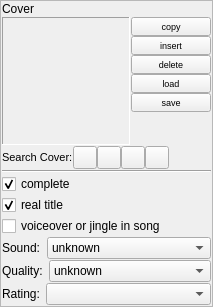
         <widget class="QFrame" name="frameOptions">
          <property name="maximumSize">
           <size>
            <width>220</width>
            <height>16777215</height>
           </size>
          </property>
          <property name="frameShape">
           <enum>QFrame::StyledPanel</enum>
          </property>
          <layout class="QVBoxLayout">
           <property name="spacing">
            <number>1</number>
           </property>
           <property name="margin">
            <number>1</number>
           </property>
           <item>
            <widget class="QLabel" name="label_21">
             <property name="text">
              <string>Cover</string>
             </property>
            </widget>
           </item>
           <item>
            <layout class="QHBoxLayout" name="horizontalLayout_3">
             <property name="topMargin">
              <number>0</number>
             </property>
             <item>
              <widget class="QLabel" name="cover">
               <property name="minimumSize">
                <size>
                 <width>128</width>
                 <height>128</height>
                </size>
               </property>
               <property name="maximumSize">
                <size>
                 <width>128</width>
                 <height>128</height>
                </size>
               </property>
               <property name="acceptDrops">
                <bool>true</bool>
               </property>
               <property name="frameShape">
                <enum>QFrame::Panel</enum>
               </property>
               <property name="frameShadow">
                <enum>QFrame::Sunken</enum>
               </property>
               <property name="text">
                <string/>
               </property>
               <property name="scaledContents">
                <bool>true</bool>
               </property>
               <property name="alignment">
                <set>Qt::AlignCenter</set>
               </property>
               <property name="margin">
                <number>0</number>
               </property>
              </widget>
             </item>
             <item>
              <layout class="QVBoxLayout" name="verticalLayout_3">
               <property name="spacing">
                <number>0</number>
               </property>
               <property name="leftMargin">
                <number>0</number>
               </property>
               <property name="topMargin">
                <number>0</number>
               </property>
               <item>
                <widget class="QPushButton" name="coverCopyButton">
                 <property name="maximumSize">
                  <size>
                   <width>16777215</width>
                   <height>20</height>
                  </size>
                 </property>
                 <property name="font">
                  <font>
                   <pointsize>7</pointsize>
                  </font>
                 </property>
                 <property name="text">
                  <string>copy</string>
                 </property>
                 <property name="icon">
                  <iconset resource="../../resources.qrc">
                   <normaloff>:/icons/resources/edit-copy.png</normaloff>:/icons/resources/edit-copy.png</iconset>
                 </property>
                 <property name="iconSize">
                  <size>
                   <width>16</width>
                   <height>16</height>
                  </size>
                 </property>
                 <property name="flat">
                  <bool>false</bool>
                 </property>
                </widget>
               </item>
               <item>
                <widget class="QPushButton" name="coverInsertButton">
                 <property name="maximumSize">
                  <size>
                   <width>16777215</width>
                   <height>20</height>
                  </size>
                 </property>
                 <property name="font">
                  <font>
                   <pointsize>7</pointsize>
                  </font>
                 </property>
                 <property name="text">
                  <string>insert</string>
                 </property>
                 <property name="icon">
                  <iconset resource="../../resources.qrc">
                   <normaloff>:/icons/resources/edit-paste.png</normaloff>:/icons/resources/edit-paste.png</iconset>
                 </property>
                 <property name="iconSize">
                  <size>
                   <width>16</width>
                   <height>16</height>
                  </size>
                 </property>
                 <property name="flat">
                  <bool>false</bool>
                 </property>
                </widget>
               </item>
               <item>
                <widget class="QPushButton" name="coverDeleteButton">
                 <property name="maximumSize">
                  <size>
                   <width>16777215</width>
                   <height>20</height>
                  </size>
                 </property>
                 <property name="font">
                  <font>
                   <pointsize>7</pointsize>
                  </font>
                 </property>
                 <property name="text">
                  <string>delete</string>
                 </property>
                 <property name="icon">
                  <iconset resource="../../resources.qrc">
                   <normaloff>:/icons/resources/edit-delete.png</normaloff>:/icons/resources/edit-delete.png</iconset>
                 </property>
                 <property name="iconSize">
                  <size>
                   <width>16</width>
                   <height>16</height>
                  </size>
                 </property>
                 <property name="flat">
                  <bool>false</bool>
                 </property>
                </widget>
               </item>
               <item>
                <widget class="QPushButton" name="coverLoadButton">
                 <property name="enabled">
                  <bool>true</bool>
                 </property>
                 <property name="maximumSize">
                  <size>
                   <width>16777215</width>
                   <height>20</height>
                  </size>
                 </property>
                 <property name="font">
                  <font>
                   <pointsize>7</pointsize>
                  </font>
                 </property>
                 <property name="text">
                  <string>load</string>
                 </property>
                 <property name="icon">
                  <iconset resource="../../resources.qrc">
                   <normaloff>:/icons/resources/fileopen.png</normaloff>:/icons/resources/fileopen.png</iconset>
                 </property>
                 <property name="iconSize">
                  <size>
                   <width>16</width>
                   <height>16</height>
                  </size>
                 </property>
                 <property name="flat">
                  <bool>false</bool>
                 </property>
                </widget>
               </item>
               <item>
                <widget class="QPushButton" name="coverSaveButton">
                 <property name="enabled">
                  <bool>true</bool>
                 </property>
                 <property name="maximumSize">
                  <size>
                   <width>16777215</width>
                   <height>20</height>
                  </size>
                 </property>
                 <property name="font">
                  <font>
                   <pointsize>7</pointsize>
                  </font>
                 </property>
                 <property name="text">
                  <string>save</string>
                 </property>
                 <property name="icon">
                  <iconset resource="../../resources.qrc">
                   <normaloff>:/icons/resources/filesave.png</normaloff>:/icons/resources/filesave.png</iconset>
                 </property>
                 <property name="iconSize">
                  <size>
                   <width>16</width>
                   <height>16</height>
                  </size>
                 </property>
                 <property name="flat">
                  <bool>false</bool>
                 </property>
                </widget>
               </item>
               <item>
                <spacer name="verticalSpacer_3">
                 <property name="orientation">
                  <enum>Qt::Vertical</enum>
                 </property>
                 <property name="sizeHint" stdset="0">
                  <size>
                   <width>20</width>
                   <height>0</height>
                  </size>
                 </property>
                </spacer>
               </item>
              </layout>
             </item>
            </layout>
           </item>
           <item>
            <layout class="QHBoxLayout" name="horizontalLayout_2">
             <property name="spacing">
              <number>0</number>
             </property>
             <property name="topMargin">
              <number>0</number>
             </property>
             <item>
              <widget class="QLabel" name="label_22">
               <property name="font">
                <font>
                 <pointsize>8</pointsize>
                </font>
               </property>
               <property name="text">
                <string>Search Cover:</string>
               </property>
              </widget>
             </item>
             <item>
              <widget class="QToolButton" name="coverSearchGoogle">
               <property name="text">
                <string/>
               </property>
               <property name="icon">
                <iconset resource="../../resources.qrc">
                 <normaloff>:/icons/resources/logo_google16x16.png</normaloff>:/icons/resources/logo_google16x16.png</iconset>
               </property>
               <property name="iconSize">
                <size>
                 <width>16</width>
                 <height>16</height>
                </size>
               </property>
              </widget>
             </item>
             <item>
              <widget class="QToolButton" name="coverSearchBeatport">
               <property name="text">
                <string/>
               </property>
               <property name="icon">
                <iconset resource="../../resources.qrc">
                 <normaloff>:/icons/resources/logo_beatport16x16.png</normaloff>:/icons/resources/logo_beatport16x16.png</iconset>
               </property>
               <property name="iconSize">
                <size>
                 <width>16</width>
                 <height>16</height>
                </size>
               </property>
              </widget>
             </item>
             <item>
              <widget class="QToolButton" name="coverSearchSoundcloud">
               <property name="text">
                <string/>
               </property>
               <property name="icon">
                <iconset resource="../../resources.qrc">
                 <normaloff>:/icons/resources/soundcloud.png</normaloff>:/icons/resources/soundcloud.png</iconset>
               </property>
               <property name="iconSize">
                <size>
                 <width>16</width>
                 <height>16</height>
                </size>
               </property>
              </widget>
             </item>
             <item>
              <widget class="QToolButton" name="coverSearchAmazon">
               <property name="text">
                <string/>
               </property>
               <property name="icon">
                <iconset resource="../../resources.qrc">
                 <normaloff>:/icons/resources/logo_amazon16x16.png</normaloff>:/icons/resources/logo_amazon16x16.png</iconset>
               </property>
               <property name="iconSize">
                <size>
                 <width>16</width>
                 <height>16</height>
                </size>
               </property>
              </widget>
             </item>
             <item>
              <spacer name="horizontalSpacer_5">
               <property name="orientation">
                <enum>Qt::Horizontal</enum>
               </property>
               <property name="sizeHint" stdset="0">
                <size>
                 <width>5</width>
                 <height>20</height>
                </size>
               </property>
              </spacer>
             </item>
            </layout>
           </item>
           <item>
            <widget class="Line" name="line">
             <property name="orientation">
              <enum>Qt::Horizontal</enum>
             </property>
            </widget>
           </item>
           <item>
            <widget class="QCheckBox" name="complete">
             <property name="sizePolicy">
              <sizepolicy hsizetype="Maximum" vsizetype="Fixed">
               <horstretch>0</horstretch>
               <verstretch>0</verstretch>
              </sizepolicy>
             </property>
             <property name="text">
              <string>complete</string>
             </property>
             <property name="checked">
              <bool>true</bool>
             </property>
            </widget>
           </item>
           <item>
            <widget class="QCheckBox" name="realTitle">
             <property name="sizePolicy">
              <sizepolicy hsizetype="Maximum" vsizetype="Fixed">
               <horstretch>0</horstretch>
               <verstretch>0</verstretch>
              </sizepolicy>
             </property>
             <property name="text">
              <string>real title</string>
             </property>
             <property name="checked">
              <bool>true</bool>
             </property>
            </widget>
           </item>
           <item>
            <widget class="QCheckBox" name="interrupted">
             <property name="text">
              <string>voiceover or jingle in song</string>
             </property>
            </widget>
           </item>
           <item>
            <layout class="QHBoxLayout">
             <property name="spacing">
              <number>6</number>
             </property>
             <property name="margin">
              <number>0</number>
             </property>
             <item>
              <widget class="QLabel" name="label_45">
               <property name="sizePolicy">
                <sizepolicy hsizetype="Maximum" vsizetype="Minimum">
                 <horstretch>0</horstretch>
                 <verstretch>0</verstretch>
                </sizepolicy>
               </property>
               <property name="text">
                <string>Sound:</string>
               </property>
              </widget>
             </item>
             <item>
              <widget class="QComboBox" name="channels">
               <property name="sizePolicy">
                <sizepolicy hsizetype="Expanding" vsizetype="Fixed">
                 <horstretch>0</horstretch>
                 <verstretch>0</verstretch>
                </sizepolicy>
               </property>
               <property name="currentIndex">
                <number>0</number>
               </property>
               <property name="iconSize">
                <size>
                 <width>60</width>
                 <height>15</height>
                </size>
               </property>
               <property name="frame">
                <bool>true</bool>
               </property>
               <item>
                <property name="text">
                 <string>unknown</string>
                </property>
                <property name="icon">
                 <iconset resource="../../resources.qrc">
                  <normaloff>:/channels/resources/sound-unknown.png</normaloff>:/channels/resources/sound-unknown.png</iconset>
                </property>
               </item>
               <item>
                <property name="text">
                 <string>Mono</string>
                </property>
                <property name="icon">
                 <iconset resource="../../resources.qrc">
                  <normaloff>:/channels/resources/sound-mono.png</normaloff>:/channels/resources/sound-mono.png</iconset>
                </property>
               </item>
               <item>
                <property name="text">
                 <string>Stereo</string>
                </property>
                <property name="icon">
                 <iconset resource="../../resources.qrc">
                  <normaloff>:/channels/resources/sound-stereo.png</normaloff>:/channels/resources/sound-stereo.png</iconset>
                </property>
               </item>
               <item>
                <property name="text">
                 <string>Dolby Stereo</string>
                </property>
                <property name="icon">
                 <iconset resource="../../resources.qrc">
                  <normaloff>:/channels/resources/sound-dolbystereo.png</normaloff>:/channels/resources/sound-dolbystereo.png</iconset>
                </property>
               </item>
               <item>
                <property name="text">
                 <string>Dolby Surround</string>
                </property>
                <property name="icon">
                 <iconset resource="../../resources.qrc">
                  <normaloff>:/channels/resources/sound-dolby-surround.png</normaloff>:/channels/resources/sound-dolby-surround.png</iconset>
                </property>
               </item>
               <item>
                <property name="text">
                 <string>Dolby Digital 5.1</string>
                </property>
                <property name="icon">
                 <iconset resource="../../resources.qrc">
                  <normaloff>:/channels/resources/sound-dolbydigital-5.1.png</normaloff>:/channels/resources/sound-dolbydigital-5.1.png</iconset>
                </property>
               </item>
               <item>
                <property name="text">
                 <string>Dolby Digital EX</string>
                </property>
                <property name="icon">
                 <iconset resource="../../resources.qrc">
                  <normaloff>:/channels/resources/sound-dolbydigital-5.1ex.png</normaloff>:/channels/resources/sound-dolbydigital-5.1ex.png</iconset>
                </property>
               </item>
               <item>
                <property name="text">
                 <string>DTS 5.1</string>
                </property>
                <property name="icon">
                 <iconset resource="../../resources.qrc">
                  <normaloff>:/channels/resources/sound-dts-5.1.png</normaloff>:/channels/resources/sound-dts-5.1.png</iconset>
                </property>
               </item>
              </widget>
             </item>
            </layout>
           </item>
           <item>
            <layout class="QHBoxLayout">
             <property name="spacing">
              <number>6</number>
             </property>
             <property name="margin">
              <number>0</number>
             </property>
             <item>
              <widget class="QLabel" name="label_46">
               <property name="sizePolicy">
                <sizepolicy hsizetype="Maximum" vsizetype="Minimum">
                 <horstretch>0</horstretch>
                 <verstretch>0</verstretch>
                </sizepolicy>
               </property>
               <property name="text">
                <string>Quality:</string>
               </property>
              </widget>
             </item>
             <item>
              <widget class="QComboBox" name="quality">
               <property name="sizePolicy">
                <sizepolicy hsizetype="Expanding" vsizetype="Maximum">
                 <horstretch>0</horstretch>
                 <verstretch>0</verstretch>
                </sizepolicy>
               </property>
               <item>
                <property name="text">
                 <string>unknown</string>
                </property>
                <property name="icon">
                 <iconset resource="../../resources.qrc">
                  <normaloff>:/quality/resources/quali-unknown.png</normaloff>:/quality/resources/quali-unknown.png</iconset>
                </property>
               </item>
               <item>
                <property name="text">
                 <string>sehr gut</string>
                </property>
                <property name="icon">
                 <iconset resource="../../resources.qrc">
                  <normaloff>:/quality/resources/quali-1.png</normaloff>:/quality/resources/quali-1.png</iconset>
                </property>
               </item>
               <item>
                <property name="text">
                 <string>gut</string>
                </property>
                <property name="icon">
                 <iconset resource="../../resources.qrc">
                  <normaloff>:/quality/resources/quali-2.png</normaloff>:/quality/resources/quali-2.png</iconset>
                </property>
               </item>
               <item>
                <property name="text">
                 <string>mittelmäßig</string>
                </property>
                <property name="icon">
                 <iconset resource="../../resources.qrc">
                  <normaloff>:/quality/resources/quali-3.png</normaloff>:/quality/resources/quali-3.png</iconset>
                </property>
               </item>
               <item>
                <property name="text">
                 <string>schlecht</string>
                </property>
                <property name="icon">
                 <iconset resource="../../resources.qrc">
                  <normaloff>:/quality/resources/quali-4.png</normaloff>:/quality/resources/quali-4.png</iconset>
                </property>
               </item>
               <item>
                <property name="text">
                 <string>sehr schlecht</string>
                </property>
                <property name="icon">
                 <iconset resource="../../resources.qrc">
                  <normaloff>:/quality/resources/quali-5.png</normaloff>:/quality/resources/quali-5.png</iconset>
                </property>
               </item>
              </widget>
             </item>
            </layout>
           </item>
           <item>
            <layout class="QHBoxLayout">
             <property name="spacing">
              <number>6</number>
             </property>
             <property name="margin">
              <number>0</number>
             </property>
             <item>
              <widget class="QLabel" name="label_47">
               <property name="sizePolicy">
                <sizepolicy hsizetype="Maximum" vsizetype="Minimum">
                 <horstretch>0</horstretch>
                 <verstretch>0</verstretch>
                </sizepolicy>
               </property>
               <property name="text">
                <string>Rating:</string>
               </property>
              </widget>
             </item>
             <item>
              <widget class="QComboBox" name="rating">
               <property name="sizePolicy">
                <sizepolicy hsizetype="Expanding" vsizetype="Maximum">
                 <horstretch>0</horstretch>
                 <verstretch>0</verstretch>
                </sizepolicy>
               </property>
               <property name="minimumSize">
                <size>
                 <width>120</width>
                 <height>0</height>
                </size>
               </property>
               <property name="iconSize">
                <size>
                 <width>96</width>
                 <height>16</height>
                </size>
               </property>
               <item>
                <property name="text">
                 <string/>
                </property>
                <property name="icon">
                 <iconset resource="../../resources.qrc">
                  <normaloff>:/bewertung/resources/sterne-unbewertet.png</normaloff>:/bewertung/resources/sterne-unbewertet.png</iconset>
                </property>
               </item>
               <item>
                <property name="text">
                 <string/>
                </property>
                <property name="icon">
                 <iconset resource="../../resources.qrc">
                  <normaloff>:/bewertung/resources/sterne1.png</normaloff>:/bewertung/resources/sterne1.png</iconset>
                </property>
               </item>
               <item>
                <property name="text">
                 <string/>
                </property>
                <property name="icon">
                 <iconset resource="../../resources.qrc">
                  <normaloff>:/bewertung/resources/sterne2.png</normaloff>:/bewertung/resources/sterne2.png</iconset>
                </property>
               </item>
               <item>
                <property name="text">
                 <string/>
                </property>
                <property name="icon">
                 <iconset resource="../../resources.qrc">
                  <normaloff>:/bewertung/resources/sterne3.png</normaloff>:/bewertung/resources/sterne3.png</iconset>
                </property>
               </item>
               <item>
                <property name="text">
                 <string/>
                </property>
                <property name="icon">
                 <iconset resource="../../resources.qrc">
                  <normaloff>:/bewertung/resources/sterne4.png</normaloff>:/bewertung/resources/sterne4.png</iconset>
                </property>
               </item>
               <item>
                <property name="text">
                 <string/>
                </property>
                <property name="icon">
                 <iconset resource="../../resources.qrc">
                  <normaloff>:/bewertung/resources/sterne5.png</normaloff>:/bewertung/resources/sterne5.png</iconset>
                </property>
               </item>
               <item>
                <property name="text">
                 <string/>
                </property>
                <property name="icon">
                 <iconset resource="../../resources.qrc">
                  <normaloff>:/bewertung/resources/sterne6.png</normaloff>:/bewertung/resources/sterne6.png</iconset>
                </property>
               </item>
              </widget>
             </item>
            </layout>
           </item>
           <item>
            <spacer name="verticalSpacer_2">
             <property name="orientation">
              <enum>Qt::Vertical</enum>
             </property>
             <property name="sizeHint" stdset="0">
              <size>
               <width>20</width>
               <height>0</height>
              </size>
             </property>
            </spacer>
           </item>
          </layout>
         </widget>
